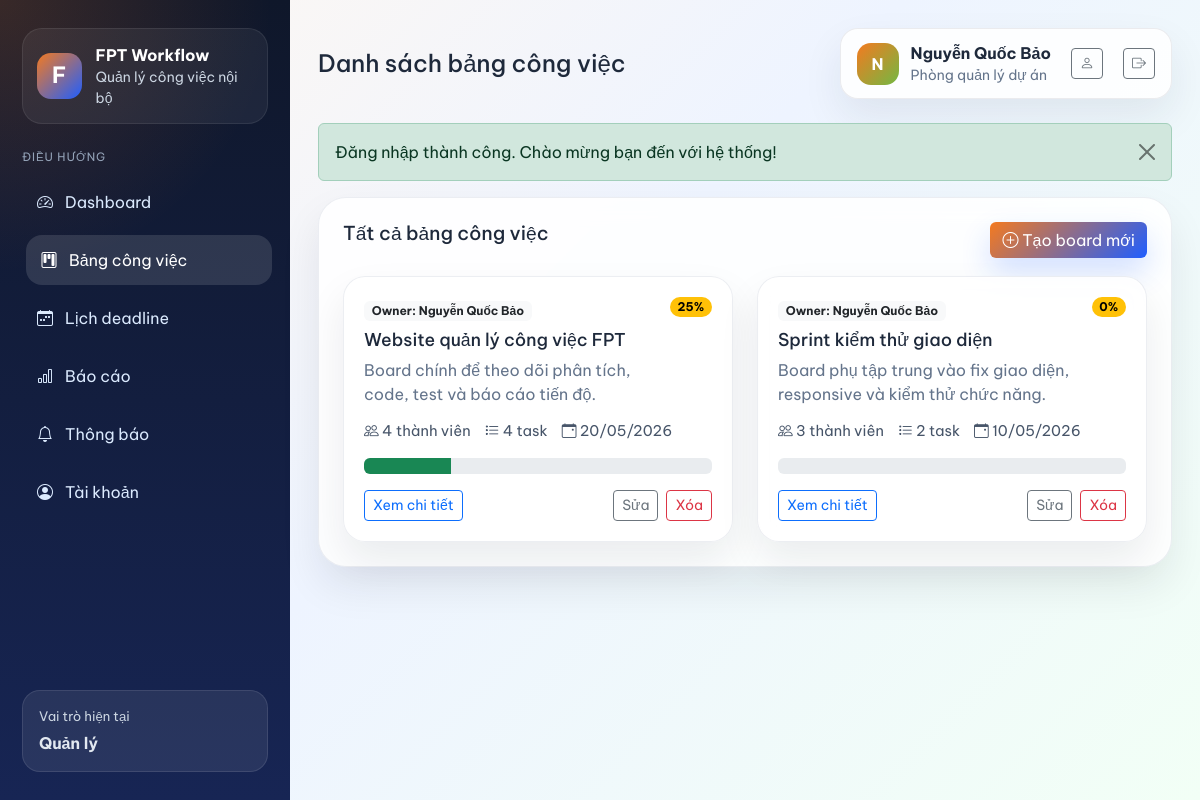
Page /boards.php (signed in) on the committed database.
### tables this page shows
CREATE TABLE `users` (
    `id` INT NOT NULL AUTO_INCREMENT,
    `full_name` VARCHAR(120) NOT NULL,
    `email` VARCHAR(120) DEFAULT NULL,
    `username` VARCHAR(50) NOT NULL UNIQUE,
    `password_hash` VARCHAR(255) NOT NULL,
    `role` ENUM('admin', 'manager', 'member') NOT NULL DEFAULT 'member',
    `department` VARCHAR(120) DEFAULT NULL,
    `created_at` TIMESTAMP NOT NULL DEFAULT CURRENT_TIMESTAMP,
    PRIMARY KEY (`id`)
);

CREATE TABLE `boards` (
    `id` INT NOT NULL AUTO_INCREMENT,
    `name` VARCHAR(150) NOT NULL,
    `description` TEXT DEFAULT NULL,
    `owner_id` INT NOT NULL,
    `start_date` DATE DEFAULT NULL,
    `end_date` DATE DEFAULT NULL,
    `created_at` TIMESTAMP NOT NULL DEFAULT CURRENT_TIMESTAMP,
    PRIMARY KEY (`id`),
    CONSTRAINT `fk_boards_owner` FOREIGN KEY (`owner_id`) REFERENCES `users`(`id`) ON DELETE CASCADE
);

### helpers.php (called while the page is built, shortened)
<?php
function e($value)
{
    return htmlspecialchars((string) $value, ENT_QUOTES, 'UTF-8');
}
function pull_flash()
{
    $flash = $_SESSION['flash'];
    return $flash;
}
function current_user()
{
    return isset($_SESSION['user']) ? $_SESSION['user'] : null;
}
function current_user_role()
{
    $user = current_user();
    return $user ? $user['role'] : null;
}
function is_admin()
{
    return current_user_role() === 'admin';
}
function is_manager()
{
    return current_user_role() === 'manager';
}
function role_label($role)
{
    switch ($role) {
        case 'manager':
            return 'Quản lý';
        case 'member':
            return 'Nhân viên';
    }
}
function format_date_vn($date)
{
    $timestamp = strtotime($date);
    return date('d/m/Y', $timestamp);
}

### repository.php (called while the page is built, shortened)
<?php
function fetch_assignable_users()
{
    global $pdo;
    $statement = $pdo->query(
        "SELECT id, full_name, username, role, department
        FROM users
        WHERE role IN ('manager', 'member')
        ORDER BY
            CASE role
                WHEN 'manager' THEN 0
                ELSE 1
            END,
            full_name ASC"
    );
    return $statement->fetchAll();
}
function fetch_boards_for_current_user()
{
    global $pdo;
    $baseSql = "
        SELECT
            b.*,
            owner.full_name AS owner_name,
            COUNT(DISTINCT bm.user_id) + 1 AS member_count,
            COUNT(DISTINCT t.id) AS task_count,
            COUNT(DISTINCT CASE WHEN s.status_key = 'done' THEN t.id END) AS done_count
        FROM boards b
        INNER JOIN users owner ON owner.id = b.owner_id
        LEFT JOIN board_members bm ON bm.board_id = b.id
        LEFT JOIN tasks t ON t.board_id = b.id
        LEFT JOIN task_statuses s ON s.id = t.status_id
    ";
    if (is_admin() || is_manager()) {
        $sql = $baseSql . '
            GROUP BY b.id
            ORDER BY b.created_at DESC
        ';
        $statement = $pdo->query($sql);
        return $statement->fetchAll();
    }
    $sql = $baseSql . '
        LEFT JOIN board_members access_member
            ON access_member.board_id = b.id
            AND access_member.user_id = :member_user_id
        WHERE b.owner_id = :owner_user_id OR access_member.user_id IS NOT NULL
        GROUP BY b.id
        ORDER BY b.created_at DESC
    ';
    $statement = $pdo->prepare($sql);
    $statement->execute(
        array(
            'member_user_id' => current_user_id(),
            'owner_user_id' => current_user_id(),
        )
    );
    return $statement->fetchAll();
}
function fetch_board_members($boardId)
{
    global $pdo;
    $statement = $pdo->prepare(
        "
        SELECT DISTINCT u.id, u.full_name, u.username, u.role, u.department
        FROM users u
        WHERE u.id = (SELECT owner_id FROM boards WHERE id = :board_owner_id)
            OR u.id IN (
                SELECT user_id
                FROM board_members
                WHERE board_id = :board_member_id
            )
        ORDER BY
            CASE u.role
                WHEN 'manager' THEN 0
                ELSE 1
            END,
            u.full_name ASC
        "
    );
    $statement->execute(
        array(
            'board_owner_id' => (int) $boardId,
            'board_member_id' => (int) $boardId,
        )
    );
    return $statement->fetchAll();
}
function fetch_board_member_ids($boardId)
{
    $members = fetch_board_members($boardId);
    $ids = array();
    foreach ($members as $member) {
        $ids[] = (int) $member['id'];
    }
    return $ids;
}

### boards.php (the view, shortened to what this page needs)
<?php
$pageTitle = 'Danh sách bảng công việc';
$activePage = 'boards';
$boards = fetch_boards_for_current_user();
$users = fetch_assignable_users();
require_once __DIR__ . '/partials/header.php';
?>
<div class="content-card mb-4">
    <div class="section-header">
        <div>
            <h3 class="section-title">Tất cả bảng công việc</h3>
        </div>
        <?php if (is_manager()) { ?>
            <button class="btn btn-brand" type="button" data-bs-toggle="modal" data-bs-target="#boardModal" data-mode="create">
                <i class="bi bi-plus-circle"></i>
                Tạo board mới
            </button>
        <?php } ?>
    </div>
    <div class="row g-4">
        <?php foreach ($boards as $board) { ?>
            <?php
            $memberIds = fetch_board_member_ids($board['id']);
            $progress = 0;
            if ((int) $board['task_count'] > 0) {
                $progress = round(((int) $board['done_count'] / (int) $board['task_count']) * 100);
            }
            ?>
            <div class="col-lg-6">
                <div class="board-card board-card-solid">
                    <div class="d-flex justify-content-between align-items-start gap-3">
                        <div>
                            <span class="badge bg-light text-dark mb-2">Owner: <?php echo e($board['owner_name']); ?></span>
                            <h4><?php echo e($board['name']); ?></h4>
                            <p><?php echo e($board['description']); ?></p>
                        </div>
                        <span class="badge rounded-pill text-bg-warning"><?php echo e($progress); ?>%</span>
                    </div>
                    <div class="board-meta">
                        <span><i class="bi bi-people"></i> <?php echo e((int) $board['member_count']); ?> thành viên</span>
                        <span><i class="bi bi-list-task"></i> <?php echo e((int) $board['task_count']); ?> task</span>
                        <span><i class="bi bi-calendar-event"></i> <?php echo e(format_date_vn($board['end_date'])); ?></span>
                    </div>
                    <div class="progress mt-3" role="progressbar" aria-valuenow="<?php echo e($progress); ?>" aria-valuemin="0" aria-valuemax="100">
                        <div class="progress-bar bg-success" style="width: <?php echo e($progress); ?>%"></div>
                    </div>
                    <div class="d-flex justify-content-between align-items-center mt-3 gap-2">
                        <a class="btn btn-outline-primary btn-sm" href="board.php?id=<?php echo (int) $board['id']; ?>">
                            Xem chi tiết
                        </a>
                        <?php if (is_manager()) { ?>
                            <div class="d-flex gap-2">
                                <button
                                    class="btn btn-outline-secondary btn-sm"
                                    type="button"
                                    data-bs-toggle="modal"
                                    data-bs-target="#boardModal"
                                    data-mode="edit"
                                    data-board-id="<?php echo (int) $board['id']; ?>"
                                    data-board-name="<?php echo e($board['name']); ?>"
                                    data-board-description="<?php echo e($board['description']); ?>"
                                    data-board-start="<?php echo e($board['start_date']); ?>"
                                    data-board-end="<?php echo e($board['end_date']); ?>"
                                    data-board-members="<?php echo e(implode(',', $memberIds)); ?>"
                                >
                                    Sửa
                                </button>
                                <a class="btn btn-outline-danger btn-sm" href="actions/board_delete.php?id=<?php echo (int) $board['id']; ?>" onclick="return confirm('Bạn có chắc muốn xóa board này không?')">
                                    Xóa
                                </a>
                            </div>
                        <?php } ?>
                    </div>
                </div>
            </div>
        <?php } ?>
    </div>
</div>
<?php require_once __DIR__ . '/partials/footer.php'; ?>

### partials/header.php (shortened to what this page needs)
<?php
$pageTitle = isset($pageTitle) ? $pageTitle : 'FPT Task Manager';
$activePage = isset($activePage) ? $activePage : '';
$flash = pull_flash();
$user = current_user();
$userInitial = $user ? strtoupper(substr($user['full_name'], 0, 1)) : 'U';
?>
<!DOCTYPE html>
<html lang="vi">
<head>
    <link href="https://cdn.jsdelivr.net/npm/bootstrap@5.3.3/dist/css/bootstrap.min.css" rel="stylesheet">
    <link href="https://cdn.jsdelivr.net/npm/bootstrap-icons@1.11.3/font/bootstrap-icons.css" rel="stylesheet">
    <link href="assets/css/styles.css" rel="stylesheet">
</head>
<body class="app-body">
    <div class="app-shell">
        <aside class="app-sidebar">
            <a class="brand-box" href="dashboard.php">
                <span class="brand-mark">F</span>
                <div>
                    <strong>FPT Workflow</strong>
                    <small>Quản lý công việc nội bộ</small>
                </div>
            </a>
            <div class="sidebar-section">
                <p class="sidebar-label">Điều hướng</p>
                <nav class="nav flex-column gap-2">
                    <a class="nav-link-custom <?php echo $activePage === 'dashboard' ? 'active' : ''; ?>" href="dashboard.php">
                        <i class="bi bi-speedometer2"></i>
                        <span>Dashboard</span>
                    </a>
                    <?php if (!is_admin()) { ?>
                        <a class="nav-link-custom <?php echo $activePage === 'boards' ? 'active' : ''; ?>" href="boards.php">
                            <i class="bi bi-kanban"></i>
                            <span>Bảng công việc</span>
                        </a>
                        <a class="nav-link-custom <?php echo $activePage === 'calendar' ? 'active' : ''; ?>" href="calendar.php">
                            <i class="bi bi-calendar-week"></i>
                            <span>Lịch deadline</span>
                        </a>
                    <?php } ?>
                    <?php if (is_admin() || is_manager()) { ?>
                        <a class="nav-link-custom <?php echo $activePage === 'reports' ? 'active' : ''; ?>" href="reports.php">
                            <i class="bi bi-bar-chart"></i>
                            <span>Báo cáo</span>
                        </a>
                    <?php } ?>
                    <a class="nav-link-custom <?php echo $activePage === 'notifications' ? 'active' : ''; ?>" href="notifications.php">
                        <i class="bi bi-bell"></i>
                        <span>Thông báo</span>
                    </a>
                    <a class="nav-link-custom <?php echo $activePage === 'profile' ? 'active' : ''; ?>" href="profile.php">
                        <i class="bi bi-person-circle"></i>
                        <span>Tài khoản</span>
                    </a>
                </nav>
            </div>
            <div class="sidebar-section mt-auto">
                <div class="role-box">
                    <span class="role-title">Vai trò hiện tại</span>
                    <strong><?php echo e(role_label(current_user_role())); ?></strong>
                </div>
            </div>
        </aside>
        <div class="app-main">
            <header class="app-topbar">
                <div>
                    <h1 class="topbar-title"><?php echo e($pageTitle); ?></h1>
                </div>
                <div class="user-chip">
                    <span class="user-avatar"><?php echo e($userInitial); ?></span>
                    <div>
                        <strong><?php echo e($user['full_name']); ?></strong>
                        <small><?php echo e($user['department']); ?></small>
                    </div>
                    <a class="btn btn-outline-secondary btn-sm ms-2" href="profile.php">
                        <i class="bi bi-person"></i>
                    </a>
                    <a class="btn btn-outline-secondary btn-sm ms-2" href="logout.php">
                        <i class="bi bi-box-arrow-right"></i>
                    </a>
                </div>
            </header>
            <main class="page-content">
                <?php if (!empty($flash)) { ?>
                    <div class="alert alert-<?php echo e($flash['type']); ?> alert-dismissible fade show" role="alert">
                        <?php echo e($flash['message']); ?>
                        <button type="button" class="btn-close" data-bs-dismiss="alert" aria-label="Close"></button>
                    </div>
                <?php } ?>

### rows in the picture
users: role "Quản lý", full_name "N", full_name "Nguyễn Quốc Bảo", department "Phòng quản lý dự án"
boards: owner.full_name "Nguyễn Quốc Bảo", name "Website quản lý công việc FPT", description "Board chính để theo dõi phân tích, code, test và báo cáo tiến độ.", progress "25", member_count "4", task_count "4", end_date "20/05/2026"
boards: owner.full_name "Nguyễn Quốc Bảo", name "Sprint kiểm thử giao diện", description "Board phụ tập trung vào fix giao diện, responsive và kiểm thử chức năng.", progress "0", member_count "3", task_count "2", end_date "10/05/2026"

### other values in the picture
$pageTitle "Danh sách bảng công việc"
$flash['message'] "Đăng nhập thành công. Chào mừng bạn đến với hệ thống!"
